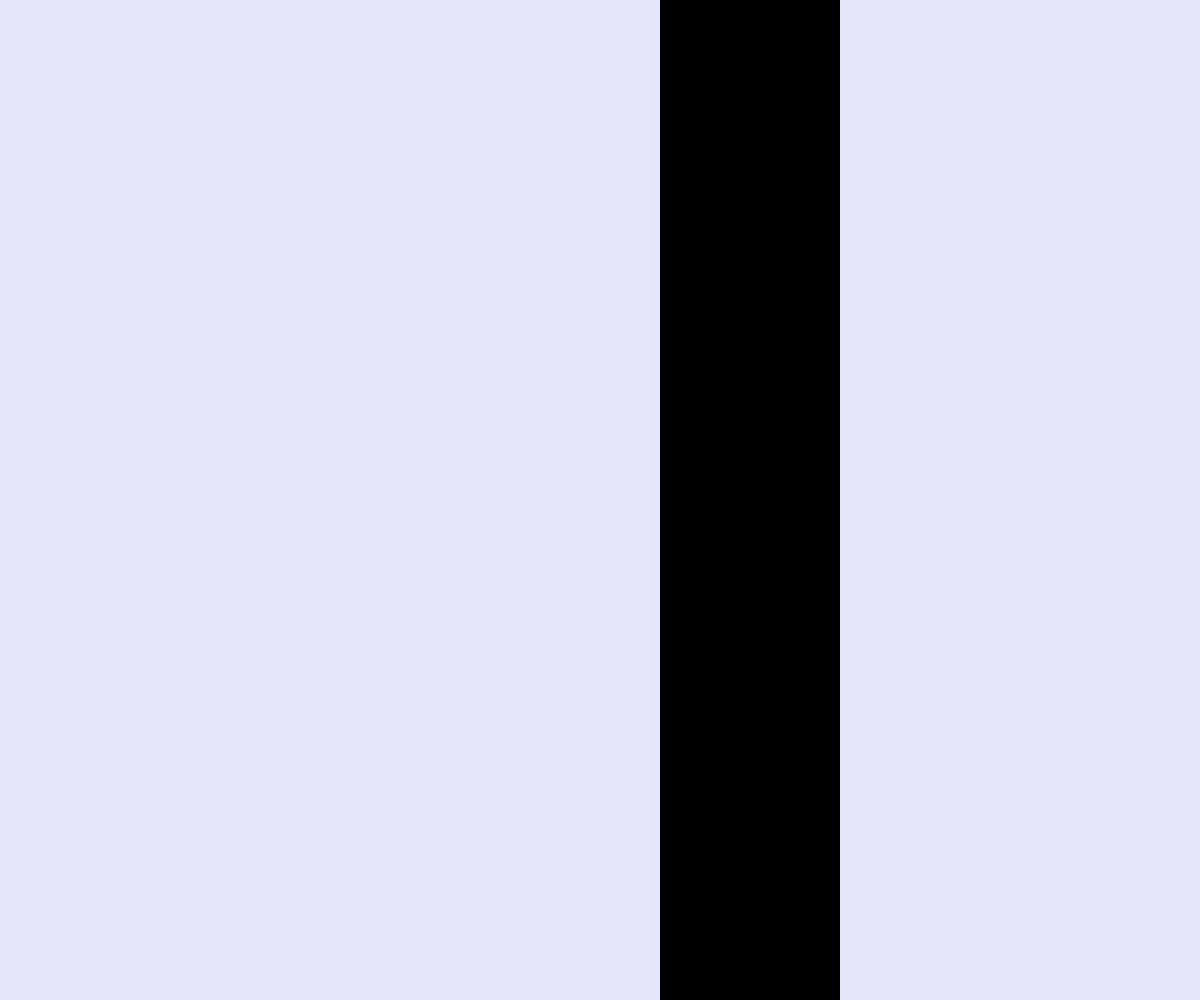
Frame 1 (no input)
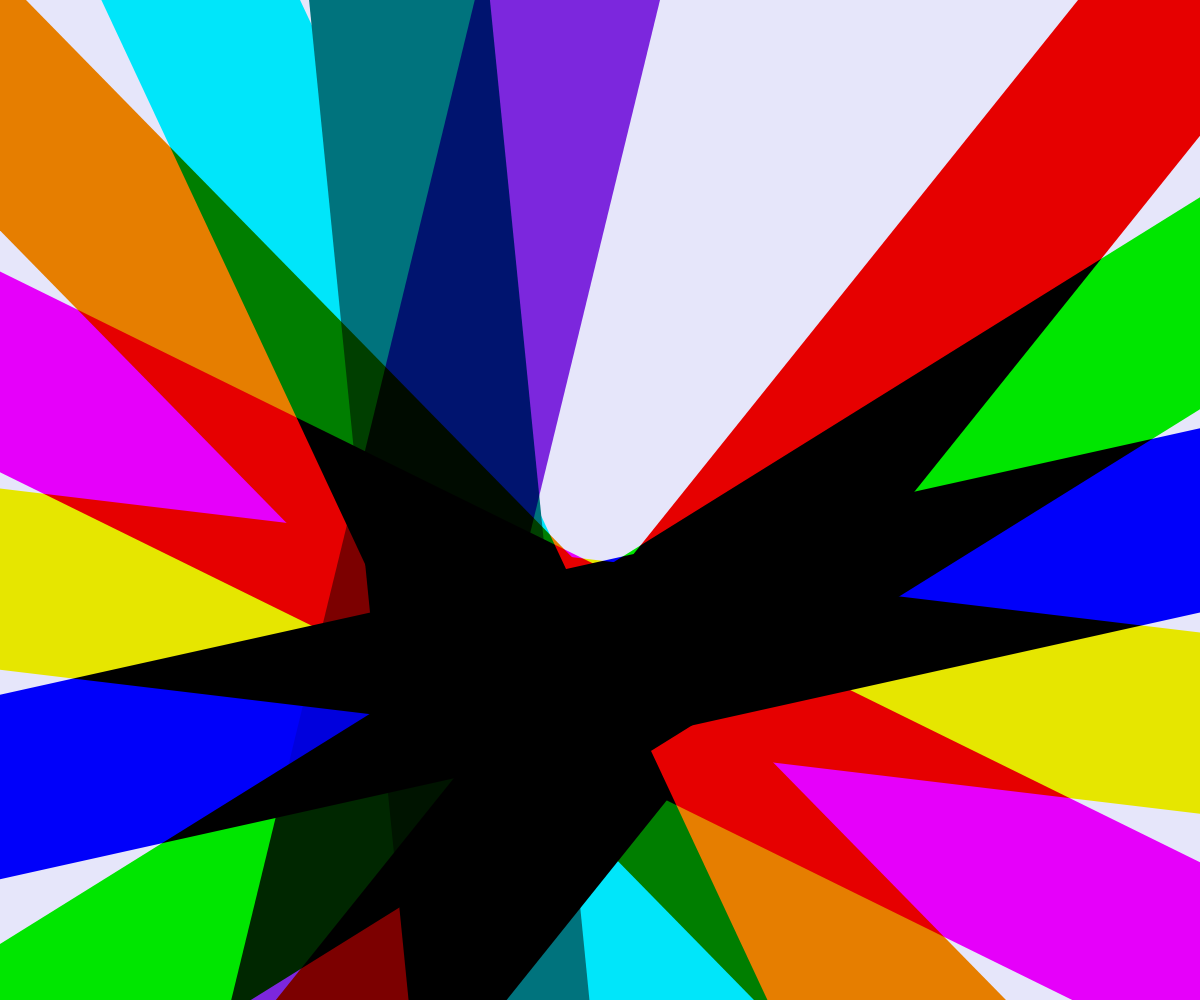
Frame 60 (no input)
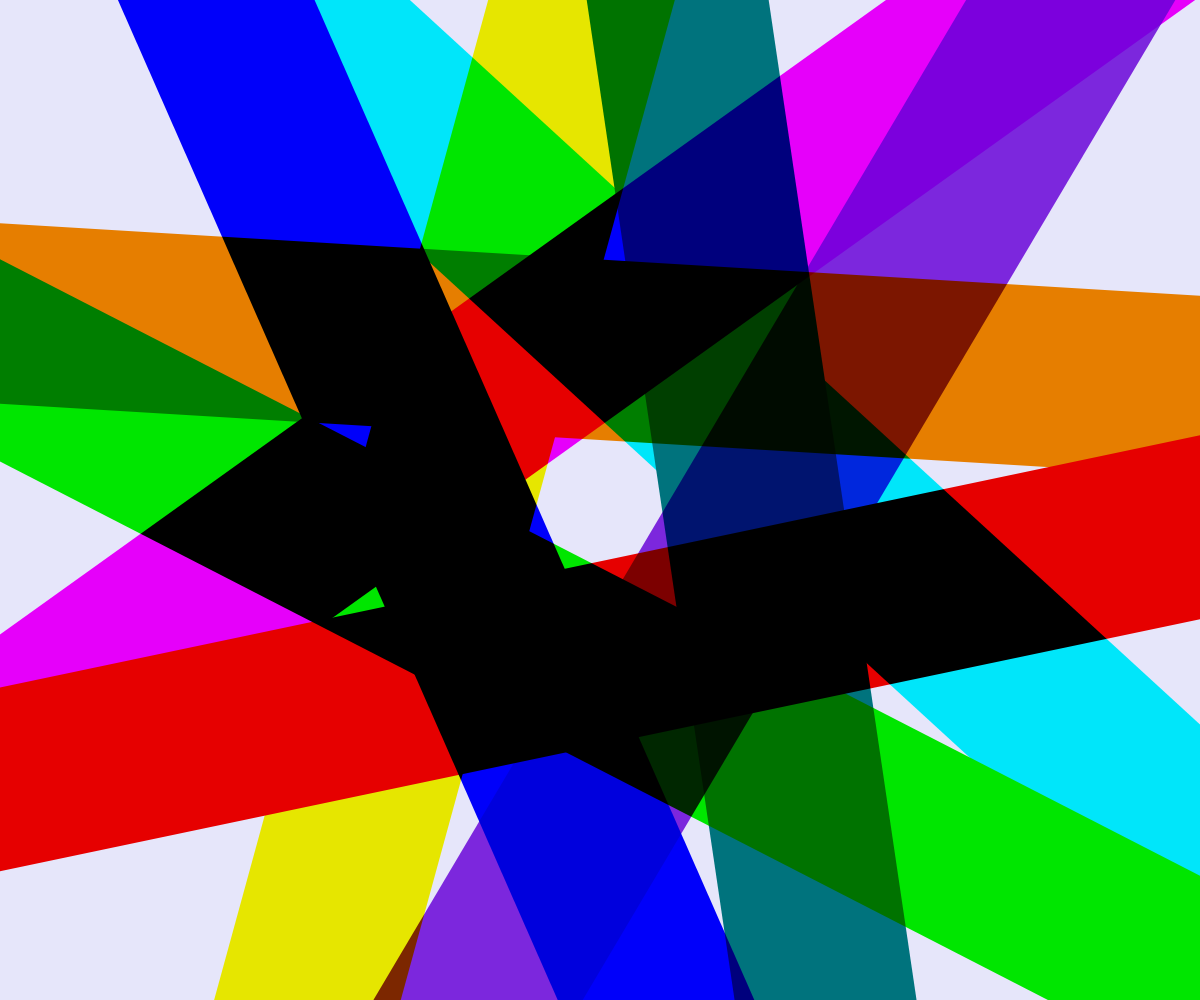
Frame 120 (the mouse pressed at the canvas centre since frame 60)

The p5.js sketch that drew these frames (run headless with seeded random() and noise() and a simulated clock; from frame 60 on, the mouse is pressed at the canvas centre):

// p5.js sketch
// ── sketch.js
var angle = 0;
var rectHeight=1000000;
var diff=10;

function setup() {
createCanvas(windowWidth, windowHeight);
	noStroke();
	rectMode(CENTER);
}

function draw() {
	background(230,230,250);
	blendMode(MULTIPLY);

	push();
	
	translate(width/2, height/2);

	firstrect();
	secondrect();
	thirdrect();
	fourthrect();
	fifthrect();
	sixthrect();
	seventhrect();
	eightrect();
	ninethrect();
	thenthrect();

	pop();

	blendMode(NORMAL);

	angle = angle + 0.0001;

	if(rectHeight > 1000 || rectHeight < 180){
		diff*=-1;
	}

	rectHeight = rectHeight+diff;
}

function firstrect() {
  	rotate(degrees(angle));
	rect(150, 0, 180, rectHeight);
}

function secondrect() {
  //translate(width/8, height/8);
  //VERMELHO
  rotate(degrees(angle));
  fill(255,0,0);
  rect(150, 0, 180, rectHeight);
}
function thirdrect() {
  //translate(width/16, height/16);
    //VERDE
  rotate(degrees(angle));
  fill(0,255,0,);
  rect(150, 0, 180, rectHeight);
}

function fourthrect() {
  //translate(width/32, height/32);
  //AZUL
  rotate(degrees(angle));
  fill(0,0,255);
  rect(150, 0, 180, rectHeight);
}

function fifthrect() {
  //translate(width/64, height/64);
  //AMARELO
  rotate(degrees(angle));
  fill(255,255,0);
  rect(150, 0, 180, rectHeight);
}

function sixthrect() {
  //translate(width/6, height/6);
  //MAGENTA
  rotate(degrees(angle));
  fill(255,0,255,);
  rect(150, 0, 180, rectHeight);
}

function seventhrect() {
  //translate(width/8, height/8);
  //LARANJA
  rotate(degrees(angle));
  fill(255,140,0,);
  rect(150, 0, 180, rectHeight);
}
function eightrect() {
  //translate(width/16, height/16);
  //CYAN
  rotate(degrees(angle));
  fill(0,255,255);
  rect(150, 0, 180, rectHeight);
}

function ninethrect() {
  //VERDE
  //translate(width/32, height/32);
  rotate(degrees(angle));
  fill(0,128,128);
  rect(150, 0, 180, rectHeight);
}

function thenthrect() {
  //translate(width/64, height/64);
  //VIOLETA
  rotate(degrees(angle));
  fill(138,43,226);
  rect(150, 0, 180, rectHeight);
}
